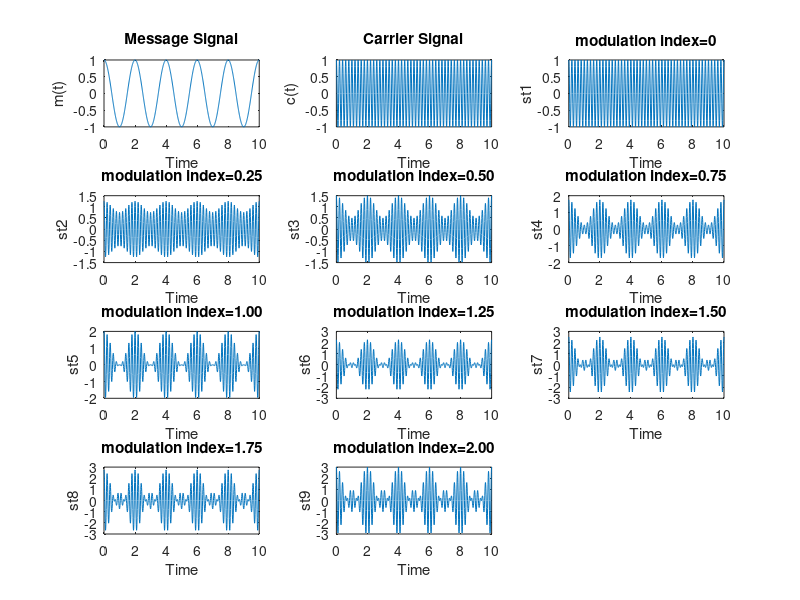

The MATLAB source for this figure:
% Experiment No: 10 (Part 2)
% Amplitude Modulation for different modulation index 

clear all 
close all 
clc 

fm=0.5; 
Am=1; 
fc=5; 
Ac=1; 
mod_index=[0,0.25,0.50,0.75,1.00,1.25,1.50,1.75,2.00]; 
t=0:0.01:10; 

mt=Am*cos(2*pi*fm*t); 
ct=Ac*cos(2*pi*fc*t); 

st1=Ac*(1+(mod_index(1))*cos(2*pi*fm*t)).*cos(2*pi*fc*t); 
st2=Ac*(1+(mod_index(2))*cos(2*pi*fm*t)).*cos(2*pi*fc*t); 
st3=Ac*(1+(mod_index(3))*cos(2*pi*fm*t)).*cos(2*pi*fc*t); 
st4=Ac*(1+(mod_index(4))*cos(2*pi*fm*t)).*cos(2*pi*fc*t); 
st5=Ac*(1+(mod_index(5))*cos(2*pi*fm*t)).*cos(2*pi*fc*t); 
st6=Ac*(1+(mod_index(6))*cos(2*pi*fm*t)).*cos(2*pi*fc*t); 
st7=Ac*(1+(mod_index(7))*cos(2*pi*fm*t)).*cos(2*pi*fc*t); 
st8=Ac*(1+(mod_index(8))*cos(2*pi*fm*t)).*cos(2*pi*fc*t); 
st9=Ac*(1+(mod_index(9))*cos(2*pi*fm*t)).*cos(2*pi*fc*t); 

subplot(4,3,1); 
plot(t,mt); 
xlabel('Time'); 
ylabel('m(t)'); 
title('Message Signal'); 

subplot(4,3,2); 
plot(t,ct); 
xlabel('Time'); 
ylabel('c(t)'); 
title('Carrier Signal'); 

subplot(4,3,3); 
plot(t,st1); 
xlabel('Time'); 
ylabel('st1'); 
title('modulation index=0'); 

subplot(4,3,4); 
plot(t,st2); 
xlabel('Time'); 
ylabel('st2'); 
title('modulation index=0.25'); 

subplot(4,3,5); 
plot(t,st3); 
xlabel('Time'); 
ylabel('st3'); 
title('modulation index=0.50'); 

subplot(4,3,6); 
plot(t,st4); 
xlabel('Time'); 
ylabel('st4'); 
title('modulation index=0.75'); 

subplot(4,3,7); 
plot(t,st5); 
xlabel('Time'); 
ylabel('st5'); 
title('modulation index=1.00'); 

subplot(4,3,8); 
plot(t,st6); 
xlabel('Time'); 
ylabel('st6'); 
title('modulation index=1.25'); 

subplot(4,3,9); 
plot(t,st7); 
xlabel('Time'); 
ylabel('st7'); 
title('modulation index=1.50'); 

subplot(4,3,10); 
plot(t,st8); 
xlabel('Time'); 
ylabel('st8'); 
title('modulation index=1.75'); 

subplot(4,3,11); 
plot(t,st9); 
xlabel('Time'); 
ylabel('st9'); 
title('modulation index=2.00'); 
